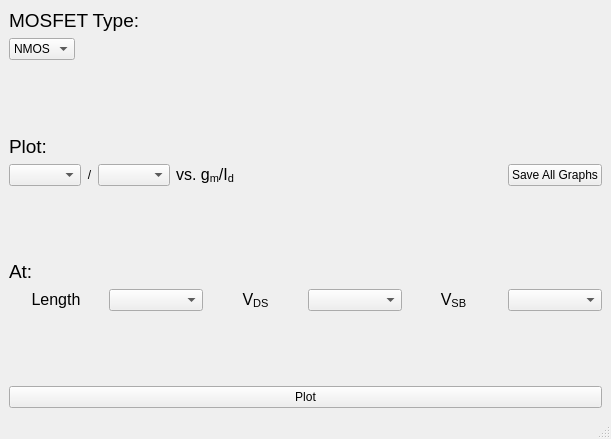
<?xml version="1.0" encoding="UTF-8"?>
<ui version="4.0">
 <class>Graph_window</class>
 <widget class="QMainWindow" name="Graph_window">
  <property name="geometry">
   <rect>
    <x>0</x>
    <y>0</y>
    <width>611</width>
    <height>439</height>
   </rect>
  </property>
  <property name="windowTitle">
   <string>Graph Window</string>
  </property>
  <widget class="QWidget" name="centralwidget">
   <layout class="QVBoxLayout" name="verticalLayout_2">
    <item>
     <layout class="QVBoxLayout" name="verticalLayout">
      <item>
       <widget class="QLabel" name="mos_type_label">
        <property name="text">
         <string>&lt;html&gt;&lt;head/&gt;&lt;body&gt;&lt;p&gt;&lt;span style=&quot; font-size:14pt;&quot;&gt;MOSFET Type:&lt;/span&gt;&lt;/p&gt;&lt;/body&gt;&lt;/html&gt;</string>
        </property>
       </widget>
      </item>
      <item>
       <layout class="QHBoxLayout" name="horizontalLayout_2">
        <item>
         <widget class="QComboBox" name="comboBox">
          <item>
           <property name="text">
            <string>NMOS</string>
           </property>
          </item>
          <item>
           <property name="text">
            <string>PMOS</string>
           </property>
          </item>
         </widget>
        </item>
        <item>
         <spacer name="horizontalSpacer_2">
          <property name="orientation">
           <enum>Qt::Horizontal</enum>
          </property>
          <property name="sizeHint" stdset="0">
           <size>
            <width>40</width>
            <height>20</height>
           </size>
          </property>
         </spacer>
        </item>
       </layout>
      </item>
      <item>
       <spacer name="verticalSpacer_3">
        <property name="orientation">
         <enum>Qt::Vertical</enum>
        </property>
        <property name="sizeHint" stdset="0">
         <size>
          <width>20</width>
          <height>40</height>
         </size>
        </property>
       </spacer>
      </item>
      <item>
       <widget class="QLabel" name="plot_label">
        <property name="text">
         <string>&lt;html&gt;&lt;head/&gt;&lt;body&gt;&lt;p&gt;&lt;span style=&quot; font-size:14pt;&quot;&gt;Plot:&lt;/span&gt;&lt;/p&gt;&lt;/body&gt;&lt;/html&gt;</string>
        </property>
       </widget>
      </item>
      <item>
       <layout class="QHBoxLayout" name="horizontalLayout">
        <item>
         <widget class="QComboBox" name="var1_comboBox"/>
        </item>
        <item>
         <widget class="QLabel" name="division_label">
          <property name="text">
           <string>/</string>
          </property>
          <property name="alignment">
           <set>Qt::AlignCenter</set>
          </property>
         </widget>
        </item>
        <item>
         <widget class="QComboBox" name="var2_comboBox"/>
        </item>
        <item>
         <widget class="QLabel" name="gmid_label">
          <property name="text">
           <string>&lt;html&gt;&lt;head/&gt;&lt;body&gt;&lt;p&gt;&lt;span style=&quot; font-size:12pt;&quot;&gt;vs. g&lt;/span&gt;&lt;span style=&quot; font-size:12pt; vertical-align:sub;&quot;&gt;m&lt;/span&gt;&lt;span style=&quot; font-size:12pt;&quot;&gt;/I&lt;/span&gt;&lt;span style=&quot; font-size:12pt; vertical-align:sub;&quot;&gt;d&lt;/span&gt;&lt;/p&gt;&lt;/body&gt;&lt;/html&gt;</string>
          </property>
         </widget>
        </item>
        <item>
         <spacer name="horizontalSpacer">
          <property name="orientation">
           <enum>Qt::Horizontal</enum>
          </property>
          <property name="sizeHint" stdset="0">
           <size>
            <width>40</width>
            <height>20</height>
           </size>
          </property>
         </spacer>
        </item>
        <item>
         <widget class="QPushButton" name="save_all_pushButton">
          <property name="sizePolicy">
           <sizepolicy hsizetype="Minimum" vsizetype="Fixed">
            <horstretch>0</horstretch>
            <verstretch>0</verstretch>
           </sizepolicy>
          </property>
          <property name="text">
           <string>Save All Graphs</string>
          </property>
         </widget>
        </item>
       </layout>
      </item>
      <item>
       <spacer name="verticalSpacer">
        <property name="orientation">
         <enum>Qt::Vertical</enum>
        </property>
        <property name="sizeHint" stdset="0">
         <size>
          <width>20</width>
          <height>40</height>
         </size>
        </property>
       </spacer>
      </item>
      <item>
       <widget class="QLabel" name="at_label">
        <property name="text">
         <string>&lt;html&gt;&lt;head/&gt;&lt;body&gt;&lt;p&gt;&lt;span style=&quot; font-size:14pt;&quot;&gt;At:&lt;/span&gt;&lt;/p&gt;&lt;/body&gt;&lt;/html&gt;</string>
        </property>
       </widget>
      </item>
      <item>
       <layout class="QHBoxLayout" name="horizontalLayout_3">
        <item>
         <widget class="QLabel" name="length_label">
          <property name="text">
           <string>&lt;html&gt;&lt;head/&gt;&lt;body&gt;&lt;p&gt;&lt;span style=&quot; font-size:12pt;&quot;&gt;Length&lt;/span&gt;&lt;/p&gt;&lt;/body&gt;&lt;/html&gt;</string>
          </property>
          <property name="alignment">
           <set>Qt::AlignCenter</set>
          </property>
         </widget>
        </item>
        <item>
         <widget class="QComboBox" name="length_comboBox"/>
        </item>
        <item>
         <widget class="QLabel" name="VDS_label">
          <property name="text">
           <string>&lt;html&gt;&lt;head/&gt;&lt;body&gt;&lt;p&gt;&lt;span style=&quot; font-size:12pt;&quot;&gt;V&lt;/span&gt;&lt;span style=&quot; font-size:12pt; vertical-align:sub;&quot;&gt;DS&lt;/span&gt;&lt;/p&gt;&lt;/body&gt;&lt;/html&gt;</string>
          </property>
          <property name="alignment">
           <set>Qt::AlignCenter</set>
          </property>
         </widget>
        </item>
        <item>
         <widget class="QComboBox" name="VDS_comboBox"/>
        </item>
        <item>
         <widget class="QLabel" name="VSB_label">
          <property name="text">
           <string>&lt;html&gt;&lt;head/&gt;&lt;body&gt;&lt;p&gt;&lt;span style=&quot; font-size:12pt;&quot;&gt;V&lt;/span&gt;&lt;span style=&quot; font-size:12pt; vertical-align:sub;&quot;&gt;SB	&lt;/span&gt;&lt;/p&gt;&lt;/body&gt;&lt;/html&gt;</string>
          </property>
          <property name="alignment">
           <set>Qt::AlignCenter</set>
          </property>
         </widget>
        </item>
        <item>
         <widget class="QComboBox" name="VSB_comboBox"/>
        </item>
       </layout>
      </item>
      <item>
       <spacer name="verticalSpacer_2">
        <property name="orientation">
         <enum>Qt::Vertical</enum>
        </property>
        <property name="sizeHint" stdset="0">
         <size>
          <width>20</width>
          <height>40</height>
         </size>
        </property>
       </spacer>
      </item>
      <item>
       <widget class="QPushButton" name="plot_pushButton">
        <property name="text">
         <string>Plot</string>
        </property>
       </widget>
      </item>
     </layout>
    </item>
   </layout>
  </widget>
  <widget class="QMenuBar" name="menubar">
   <property name="geometry">
    <rect>
     <x>0</x>
     <y>0</y>
     <width>611</width>
     <height>21</height>
    </rect>
   </property>
  </widget>
  <widget class="QStatusBar" name="statusbar"/>
 </widget>
 <resources/>
 <connections/>
</ui>
